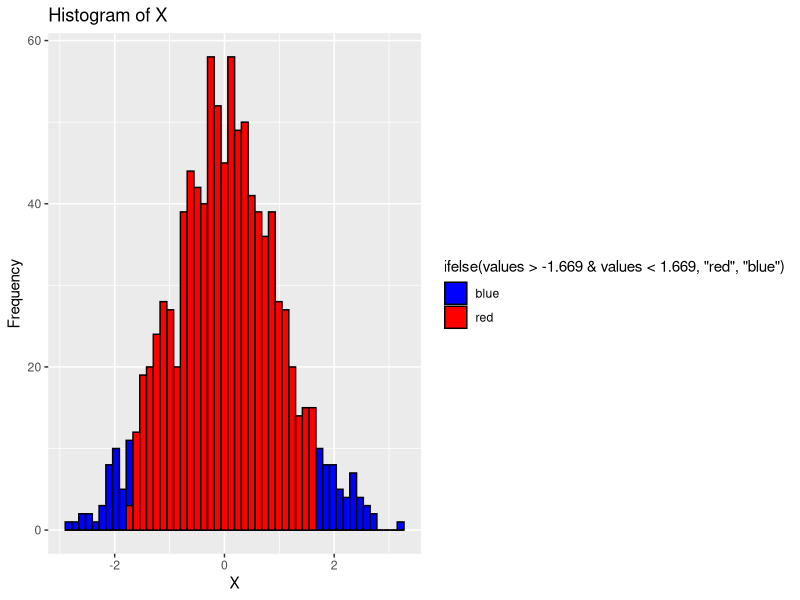

Generate this figure with R:
# Load required library
library(ggplot2)
set.seed(123)

# Plot a histogram of 1000 random numbers from the standard normal distribution. (Keep breaks=50 and the Z Score=1.669)
data <- data.frame(values = rnorm(1000))

histogram <- ggplot(data, aes(x = values)) +
  geom_histogram(aes(fill = ifelse(values > -1.669 & values < 1.669, "red", "blue")), bins = 50, #brakes -> bins
                 col = "black", position = "identity") +
  scale_fill_manual(values = c("blue", "red")) + 
  labs(title = "Histogram of X", x = "X", y = "Frequency")

# Print the histogram
print(histogram)
